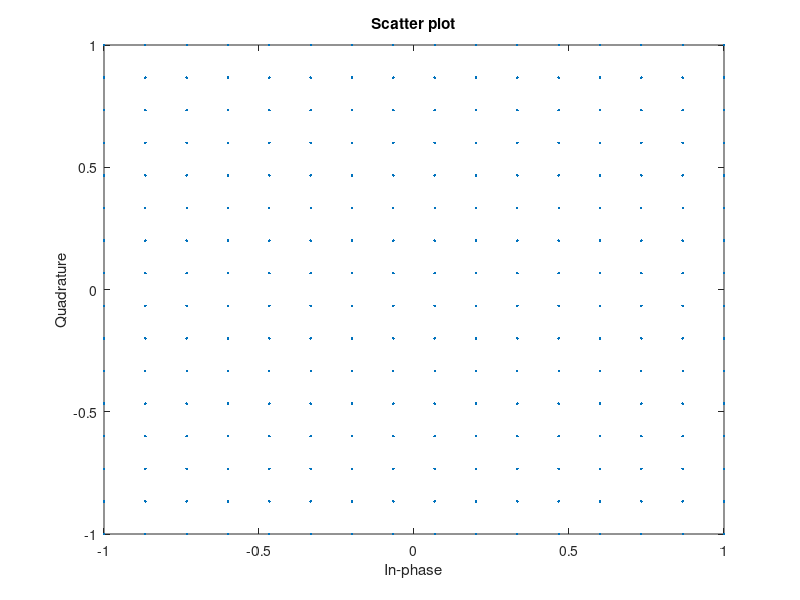
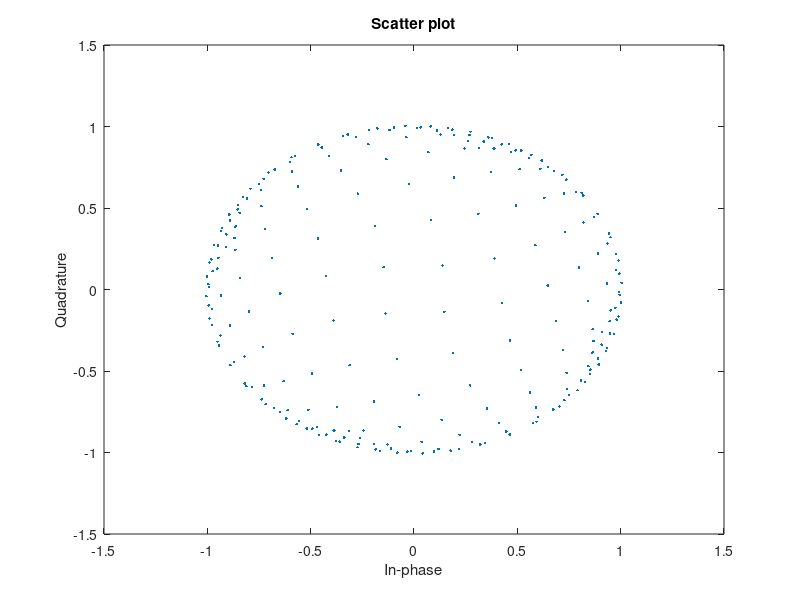
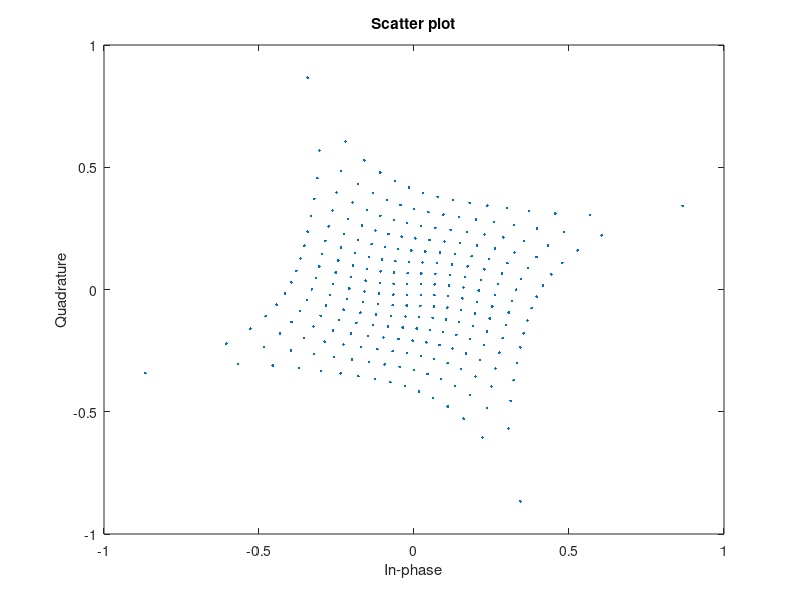
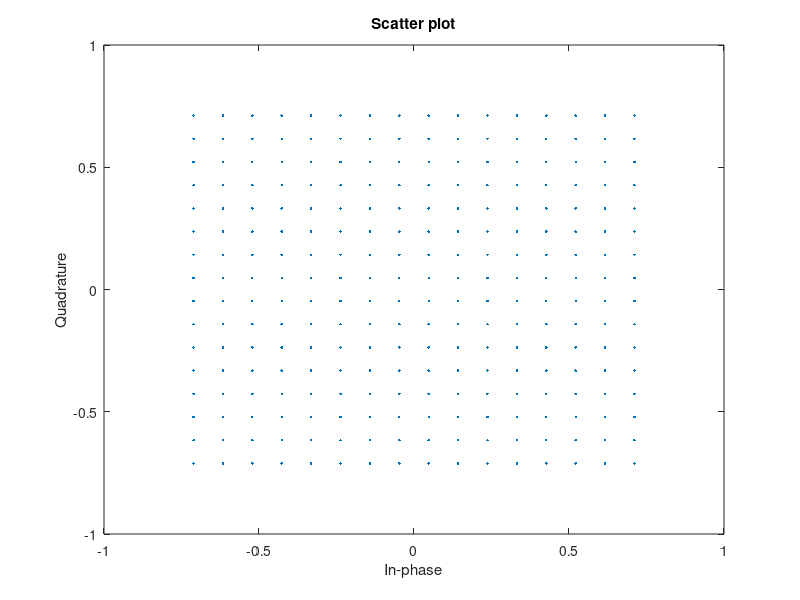

Write the MATLAB code that produced these figures, in order. (Note: this script raises an error after producing the figures.)
%% QAM signal generation
M = 256;
% x will transition from each possible QAM state to each of the other QAM
% states, all possible transitions are captured
x = [];
for i = 0:M-1
    for j = 0:M-1
        x = [x,i,j];
    end
end

% generate QAM signal and normalise
CleanQamInput = qammod(x,M)/15;

%% Saleh distortion

% Saleh Coefficients
AMAM = [2.1587,	1.1517];
AMPM = [4.0033, 9.1040];

absy = abs(CleanQamInput);
AM = (absy    .* AMAM(1)) ./ ...
     (absy.^2 .* AMAM(2) + 1);
PM = (pi/3)*(absy.^2    .* AMPM(1)) ./ ...
     (absy.^2 .* AMPM(2) + 1);

PAQam = (AM.* exp(1i.*(angle(CleanQamInput) + PM)));

%% Pre-distortion

absy = abs(CleanQamInput)/(max(abs(CleanQamInput))/(sqrt((AMAM(1)^2)/(4*AMAM(2)))));

AMpre = zeros(1,length(absy));
count = 0;
for X = absy
    count = count + 1;
    if ((sqrt((AMAM(1)^2)/4*AMAM(2))>X) && (0 < X))
        new_val = ((AMAM(1) - sqrt(AMAM(1)^2 -(4 .* AMAM(2) .* X .^ 2)))./ (2 .* AMAM(2) .* X));
    else
        new_val = 1/AMAM(2);
    end
    AMpre(count)= new_val;
end

PMpre = - (pi/3) * (AMpre.^2    .* AMPM(1)) ./ ...
        ((AMpre.^2 .* AMPM(2)) + 1);

PAQamPre = (AMpre.* exp(1i.*(angle(CleanQamInput) + PMpre)));

%% applying saleh model post pre-distortion
absypre = abs(PAQamPre);

AMpost = (absypre    .* AMAM(1)) ./ ...
     (absypre.^2 .* AMAM(2) + 1);
PMpost = (pi/3)*(absypre.^2    .* AMPM(1)) ./ ...
     (absypre.^2 .* AMPM(2) + 1);

PAQamOutPredis = (AMpost.* exp(1i.*(angle(PAQamPre) + PMpost)));


%% Plots 
% plot input, distorted signal, predistorted signal and distorted 
% pre-distorted signal

scatterplot(CleanQamInput)
scatterplot(PAQam)
scatterplot(PAQamPre)
scatterplot(PAQamOutPredis)

%% Test predistortion
%% encode an image with 256 QAM

% Read PNG image
img = imread('TestImage.png');

% Convert image to grayscale
gray_img = rgb2gray(img);

% Reshape grayscale image into a vector
data = reshape(gray_img, [], 1);

% Modulate data using 256-QAM
modulated_data = qammod(data, 256)/15;

%% 

absy = abs(modulated_data)/(max(abs(modulated_data))/(sqrt((AMAM(1)^2)/(4*AMAM(2)))));
absy = absy.';
AMpre = zeros(1,length(absy));
count = 0;
for X = absy
    count = count + 1;
    if ((sqrt((AMAM(1)^2)/4*AMAM(2))>X) && (0 < X))
        new_val = ((AMAM(1) - sqrt(AMAM(1)^2 -(4 .* AMAM(2) .* X .^ 2)))./ (2 .* AMAM(2) .* X));
    else
        new_val = 1/AMAM(2);
    end
    AMpre(count)= new_val;
end

PMpre = - (pi/3) * (AMpre.^2    .* AMPM(1)) ./ ...
        ((AMpre.^2 .* AMPM(2)) + 1);

ImagePredis = (AMpre.* exp(1i.*(angle(modulated_data.') + PMpre)));
ImagePredis = ImagePredis.';

scatterplot(ImagePredis)

%% Apply saleh
absypre = abs(ImagePredis);

AMpost = (absypre    .* AMAM(1)) ./ ...
     (absypre.^2 .* AMAM(2) + 1);
PMpost = (pi/3)*(absypre.^2    .* AMPM(1)) ./ ...
     (absypre.^2 .* AMPM(2) + 1);

correct = (max(abs(modulated_data))/(sqrt((AMAM(1)^2)/(4*AMAM(2)))));

PAImageOut = ((AMpost*correct).* exp(1i.*(angle(ImagePredis) + PMpost)));
%% Demodulate the QAM signal

% Demodulate modulated data using 256-QAM
demodulated_data = qamdemod(modulated_data*15, 256);

% Reshape demodulated data into grayscale image
gray_img = reshape(demodulated_data, size(gray_img));

% Convert grayscale image to RGB image
rgb_img = cat(3, gray_img, gray_img, gray_img);

% Write RGB image to PNG file
imwrite(rgb_img, 'output.png');
%% Training & Test data output

% Training data input
real_train_input = real(CleanQamInput);
csvwrite("saleh_real_train_input.csv",real_train_input);
imag_train_input = imag(CleanQamInput);
csvwrite("saleh_imag_train_input.csv",imag_train_input);

% Training data output
real_train_output = real(PAQamPre);
csvwrite("saleh_real_train_output.csv",real_train_output);
imag_train_output = imag(PAQamPre);
csvwrite("saleh_imag_train_output.csv",imag_train_output);

% Test data input
real_test_input = real(modulated_data).';
csvwrite("saleh_real_test_input.csv",real_test_input);
imag_test_input = imag(modulated_data).';
csvwrite("saleh_imag_test_input.csv",imag_test_input);

% Test data output
real_test_output = real(ImagePredis).';
csvwrite("saleh_real_test_output.csv",real_test_output);
imag_test_output = imag(ImagePredis).';
csvwrite("saleh_imag_test_output.csv",imag_test_output);

